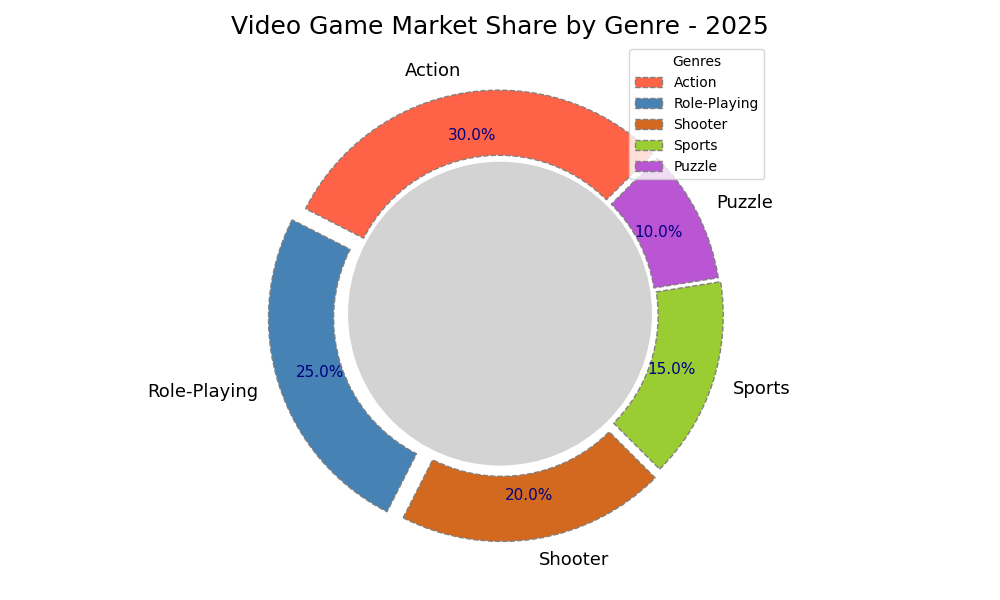

Here is the Python script that generated this plot:
import matplotlib.pyplot as plt
import numpy as np

genres = ['Action', 'Role-Playing', 'Shooter', 'Sports', 'Puzzle']
market_share = [30, 25, 20, 15, 10]
new_colors = ['#FF6347', '#4682B4', '#D2691E', '#9ACD32', '#BA55D3']

fig, ax = plt.subplots(figsize=(10, 6))
wedges, texts, autotexts = ax.pie(
    market_share, 
    labels=genres, 
    colors=new_colors, 
    autopct='%1.1f%%', 
    startangle=45,  # Changed starting angle for interest
    pctdistance=0.80,  # Adjusted for a new look
    wedgeprops=dict(width=0.3, edgecolor='gray', linestyle='--'),  # Different edge styling
    explode=(0.03, 0.07, 0.05, 0.03, 0.02)  # Varied explode effect
)

centre_circle = plt.Circle((0,0), 0.70, fc='lightgrey') # Changed fill color
fig.gca().add_artist(centre_circle)

plt.title('Video Game Market Share by Genre - 2025', fontsize=18, fontweight='normal')  # Different styling
ax.legend(wedges, genres, title="Genres", loc="upper right")  # Altered legend position

plt.setp(autotexts, size=11, weight='normal', color='navy')  # Changed text color and style
plt.setp(texts, size=13)

plt.grid(linestyle='--', linewidth=0.5)  # Added grid lines for effect
plt.tight_layout()

plt.show()
